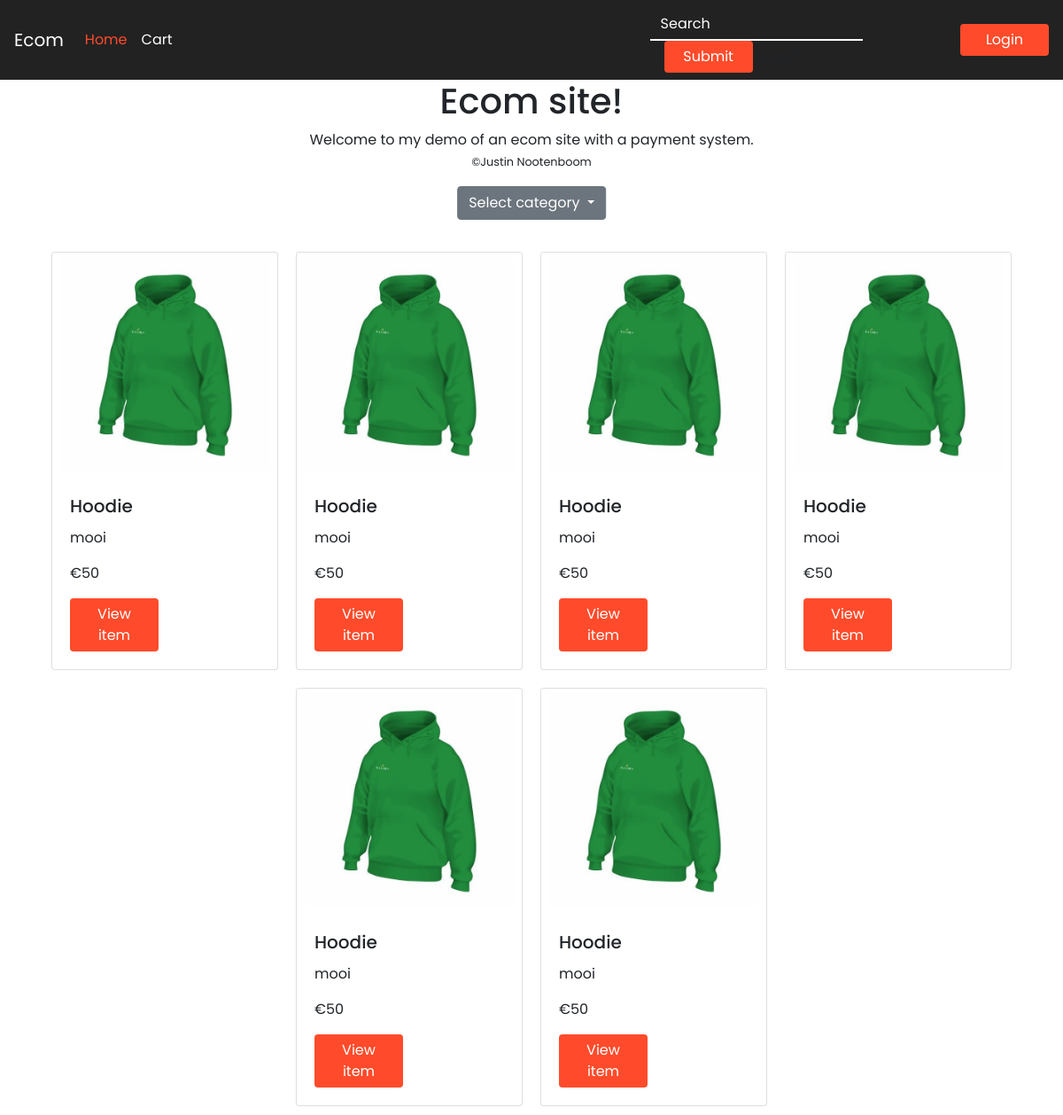
The page / on the database its author committed.
### tables this page shows
CREATE TABLE "items" (
	"ID"	INTEGER NOT NULL UNIQUE,
	"img1"	TEXT NOT NULL,
	"img2"	TEXT,
	"img3"	TEXT,
	"img4"	TEXT,
	"title"	TEXT NOT NULL,
	"price"	NUMERIC NOT NULL,
	"description"	TEXT NOT NULL,
	"left"	NUMERIC NOT NULL,
	"catagory"	TEXT NOT NULL,
	PRIMARY KEY("ID")
);

### index.php (the view, shortened to what this page needs)
<?php
$db = new sqlite3('database/database.db');
    if (isset($_GET['category'])) {
        $category = $_GET['category'];
        $result = $db->query("SELECT * FROM items WHERE catagory = '$category'");
    } else {
        $result = $db->query("SELECT * FROM items");
    }
?>
<!doctype html>
<html lang="en">
<head>
    <link rel="stylesheet" href="https://stackpath.bootstrapcdn.com/bootstrap/4.3.1/css/bootstrap.min.css">
    <link rel="stylesheet" href="CSS/style.css">
    <link rel="stylesheet" href="CSS/nav.css">
</head>
<body>
<nav class="navbar navbar-expand-lg navbar-dark bg-dark">
    <a class="navbar-brand" href="index.php">Ecom</a>
    <div class="collapse navbar-collapse" id="navbarSupportedContent">
        <ul class="navbar-nav mr-auto">
            <li class="nav-item active">
                <a class="nav-link" href="index.php">Home <span class="sr-only">(current)</span></a>
            </li>
            <li class="nav-item">
                <a href="index/winkelmand.php" class="nav-link">Cart</a>
            </li>
        </ul>
        <form class="form-inline my-2 my-lg-0 col-md-4" name="form" method="post">
            <div style="position: relative;">
                <input class="custom_search form-control mr-sm-2" type="search" placeholder="Search" aria-label="Search" name="searchinput">
            </div>
            <input class="ml-lg-3 btn btn-success my-2 my-sm-0 search_button tx--white" type="submit" ripple="ripple" name="searchbutton">Search</input>
        </form>
    <?php
    if (isset($_SESSION['loggedin']) && $_SESSION['loggedin'] == true) {
        echo '<a href="index/logout.php">
    <button type="button" class="btn search_button tx--white" data-toggle="modal" data-target="#exampleModal">
        Logout
    </button>
    </a>';
    } else {
        echo '<a href="index/login.php">
    <button type="button" class="btn search_button tx--white" data-toggle="modal" data-target="#exampleModal">
        Login
    </button>
    </a>';
    }
    ?>
    </div>
</nav>
<div class="container">
    <header class="header">
        <h1 id="title" class="text-center">Ecom site!</h1>
        <p id="description" class="text-center">
            Welcome to my demo of an ecom site with a payment system.
            <br>
            <small>©Justin Nootenboom</small>
        </p>
    </header>
    <div class="dropdown2">
        <button class="btn btn-secondary dropdown-toggle" type="button" id="dropdownMenuButton" data-toggle="dropdown"
                aria-haspopup="true" aria-expanded="false">
            Select category
        </button>
    </div>
        <div class="container2">
            <?php
            while ($row = $result->fetchArray()) {
                echo '<div class="card" style="width: 16rem;">
    <img src="img/' . $row['img1'] . '" class="card-img-top" alt="...">
    <div class="card-body">
        <h5 class="card-title">' . $row['title'] . '</h5>
        <p class="card-text">' . $row['description'] . '</p>
        <p class="card-text">€' . $row['price'] . '</p>
        <a href="index/item.php?id=' . $row['ID'] . '" class="btn search_button tx--white">View item</a>
    </div>
</div>';
            }
            ?>
        </div>
</div>
</body>
</body>
</html>

### CSS/style.css (style rules this page uses)
* { font-family: 'Poppins', sans-serif !important; -webkit-user-select: none; -khtml-user-select: none; -o-user-select: none; user-select: none; }
.custom_search { color: #FFF !important; background: transparent; border: 0; border-radius: 0; border-bottom: 2px solid #FFF; width: 240px !important; }
.custom_search::placeholder { color: #FFF !important; }
.search_button { background: #FF4B2B; width: 100px; border: 0; }
.tx--white { color: #fff; }
[ripple] { position: relative; overflow: hidden; }
.navbar { background: #222 !important; line-height: 2rem !important; }
.navbar .navbar-brand { color: #FFF !important; }
.navbar-nav .active a { color: #FF4B2B !important; }
.navbar-nav .nav-item .nav-link { color: #FFF; }
.dropdown2 { position: absolute; left: 50%; transform: translateX(-50%); z-index: 1000; }
.container2 { width: 100%; }
body { position: relative; }
.container2 { display: flex; flex-wrap: wrap; justify-content: center; margin-top: 5em; top: 200px; left: 30px; }
.card { margin: 10px; }

### CSS/nav.css (style rules this page uses)
* { font-family: 'Poppins', sans-serif !important; -webkit-user-select: none; -khtml-user-select: none; -o-user-select: none; user-select: none; }
.custom_search { color: #FFF !important; background: transparent; border: 0; border-radius: 0; border-bottom: 2px solid #FFF; width: 240px !important; }
.custom_search::placeholder { color: #FFF !important; }
.search_button { background: #FF4B2B; width: 100px; border: 0; }
.tx--white { color: #fff; }
[ripple] { position: relative; overflow: hidden; }
.navbar { background: #222 !important; line-height: 2rem !important; }
.navbar .navbar-brand { color: #FFF !important; }
.navbar-nav .active a { color: #FF4B2B !important; }
.navbar-nav .nav-item .nav-link { color: #FFF; }
body { position: relative; }
a { text-decoration: none; color: white; }

### rows shown on the page
items: img1 (picture), title "Hoodie", description "mooi", price "50"
items: img1 (picture), title "Hoodie", description "mooi", price "50"
items: img1 (picture), title "Hoodie", description "mooi", price "50"
items: img1 (picture), title "Hoodie", description "mooi", price "50"
items: img1 (picture), title "Hoodie", description "mooi", price "50"
items: img1 (picture), title "Hoodie", description "mooi", price "50"
